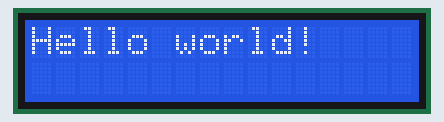
Recording of a sketch running on a simulated Arduino Uno, built with avr-gcc and run on an emulated ATmega328P. Parts: 16×2 character LCD.

Above: at 0.1 s.
At 1.1 s:
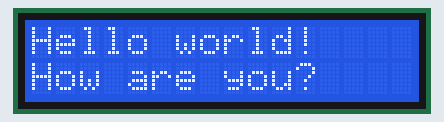
At 4.2 s:
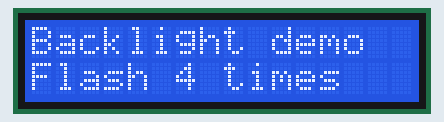
At 9.2 s:
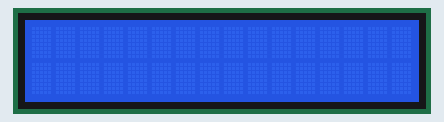

The sketch:

Getting_used_to_I2C_backpack_with_LCD_display.ino
```cpp
#include<Wire.h>
#include<LiquidCrystal_I2C.h>

//Define LCD pinout.

const int en = 2, rw = 1, rs = 0, d4 = 4, d5 = 5, d6 = 6, d7 = 7, bl = 3;

//Define I2C address - change if required
const int i2c_addr = 0x3F;

LiquidCrystal_I2C lcd(i2c_addr, en, rw, rs, d4, d5, d6, d7, bl, POSITIVE);


void setup() {
 // put your setup code here, to run once:
 lcd.begin(16, 2);

 lcd.setCursor(0, 0);
 lcd.print("Hello world!");

 delay(1000);

 lcd.setCursor(0,1);
 lcd.print("How are you?");

 delay(3000);

 lcd.clear();

}

void loop() {
  // put your main code here, to run repeatedly:
  lcd.setCursor(0, 0);
  lcd.print("Backlight demo");
  lcd.setCursor(0,1);
  lcd.print("Flash 4 times");

  delay(3000);
  lcd.clear();

  //Flash backlight 4 times
  for(int i = 0; i<4; i++)
  {
    lcd.backlight();
    delay(250);
    lcd.noBacklight();
    delay(250);
  }

  lcd.backlight();
delay(1000);
}
```

Measured:
- by itself, everything shown: repeats every 6.0 s, in 10 steps
- what the display in image 1 shows lasts 3.0 s, from 1.1 s to 4.1 s
- what the display in image 3 shows lasts 1.1 s, from 9.1 s to 10.2 s
